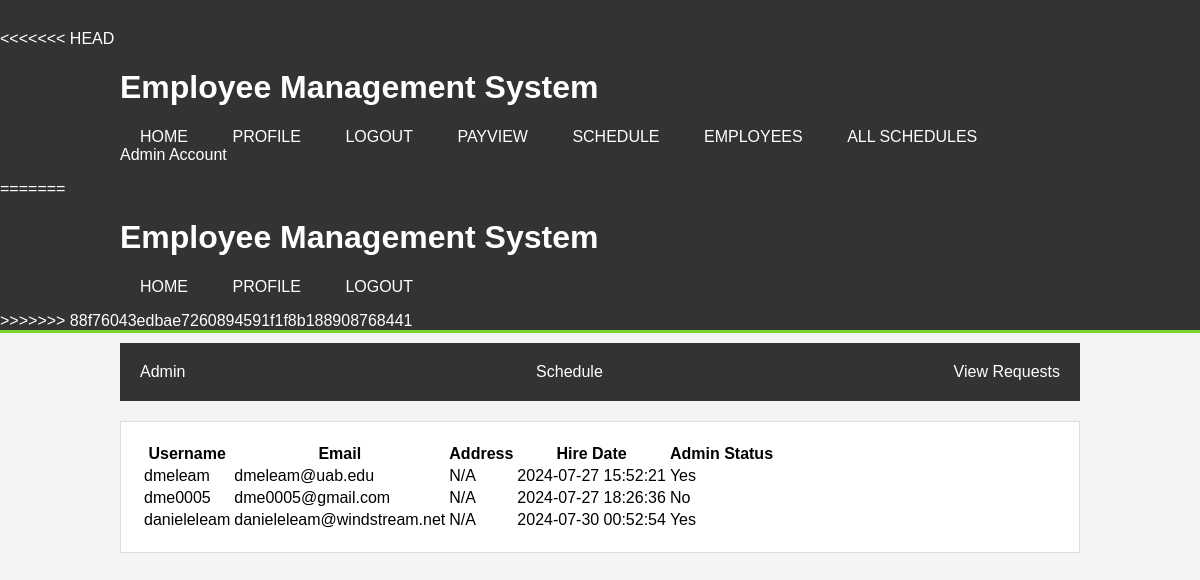
Screenshot of /users (signed in) with the database file from the repository.
### app.py (models this page shows, shortened)
class User(db.Model, UserMixin):
    id = db.Column(db.Integer, primary_key=True)
    username = db.Column(db.String(20), unique=True, nullable=False)
    email = db.Column(db.String(120), unique=True, nullable=False)
    image_file = db.Column(db.String(20), nullable=False, default="default.jpg")
    password = db.Column(db.String(60), nullable=False)
    address = db.Column(db.String(200), nullable=True)
    date_created = db.Column(db.DateTime, nullable=False, default=datetime.utcnow)
    is_admin = db.Column(db.Boolean)
    schedules = db.relationship('Schedule', backref='user', lazy=True)

### app.py (the view)
@app.route("/users")
def users():
    if (not current_user):
        return redirect(url_for("login"))
    users = User.query.all()
    return render_template('users.html', users=users)

### app.py (called while the page is built)
@login_manager.user_loader
def load_user(user_id):
    return User.query.get(int(user_id))

@app.context_processor
def inject_functions():
    return dict(is_admin=is_admin)

def is_admin(user):
    if user.is_authenticated:
        return user.is_admin
    return False

### templates/users.html (shortened to what this page needs)
{% extends "base.html" %} {% block title %}Employees{% endblock %}
  {% block content %}
  <table>
    <thead>
      <tr>
        <th>Username</th>
        <th>Email</th>
        <th>Address</th>
        <th>Hire Date</th>
        <th>Admin Status</th>
      </tr>
    </thead>
    {% for user in users %}
    <tr>
      <td>{{ user.username }}</td>
      <td>{{ user.email }}</td>
      <td>{{ user.address if user.address else 'N/A' }}</td>
      <td>{{ user.date_created.strftime('%Y-%m-%d %H:%M:%S') }}</td>
      <td>{{ 'Yes' if user.is_admin else 'No' }}</td>
    </tr>
    {% endfor %}
  </table>
  {% endblock %}

### templates/base.html (style rules this page uses)
body { font-family: Arial, sans-serif; margin: 0; padding: 0; background-color: #f4f4f4; }

### rows the page displays
User: username "dmeleam", email "dmeleam@uab.edu", address "N/A", date_created "2024-07-27 15:52:21", is_admin "Yes"
User: username "dme0005", email "dme0005@gmail.com", address "N/A", date_created "2024-07-27 18:26:36", is_admin "No"
User: username "danieleleam", email "danieleleam@windstream.net", address "N/A", date_created "2024-07-30 00:52:54", is_admin "Yes"
